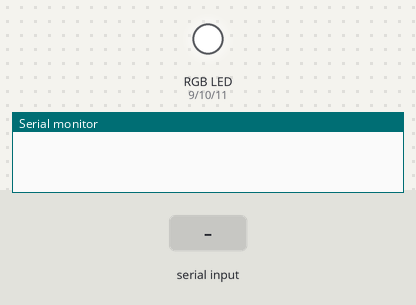
Recording of a sketch running on a simulated Arduino Uno, built with avr-gcc and run on an emulated ATmega328P. Shown: an RGB LED mixed from three pins (HIGH = lit), the last lines printed to the serial monitor. The test bench sets the inputs (shaded band).

Above: at 1.2 s.
1.3 s: "*chameleon" received over Serial
7.3 s: "*green" received over Serial
At 9.5 s:
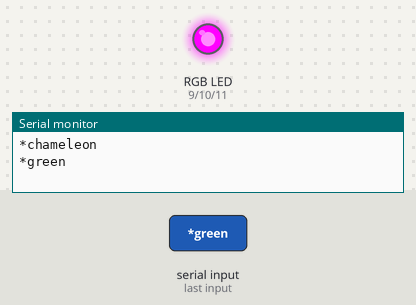
10.3 s: "*blue" received over Serial
At 11.3 s:
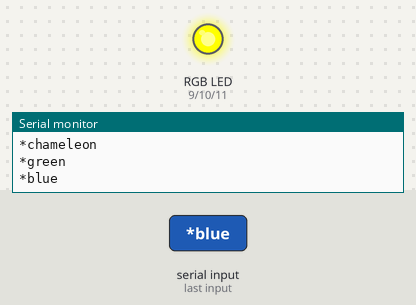
11.8 s: "*white" received over Serial
At 12.8 s:
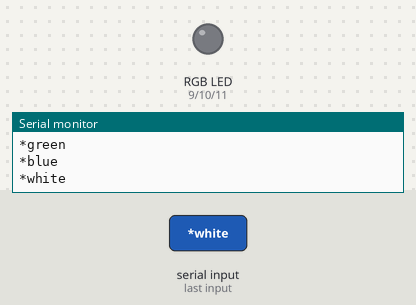
13.3 s: "*good night" received over Serial
At 14.6 s:
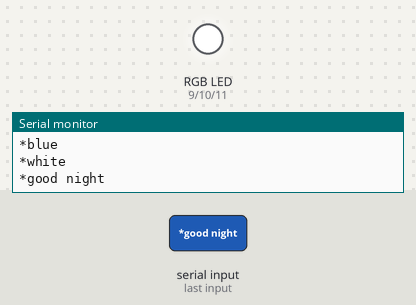
14.9 s: "*chameleon" received over Serial
At 18.15 s:
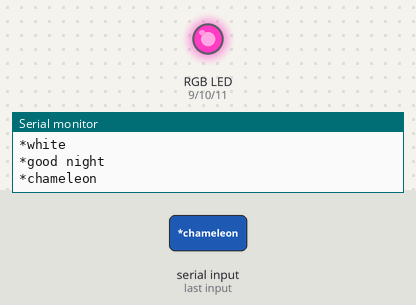
Timing chart, 0 to 18.9 s (numbered marks = the images above; inputs shaded):
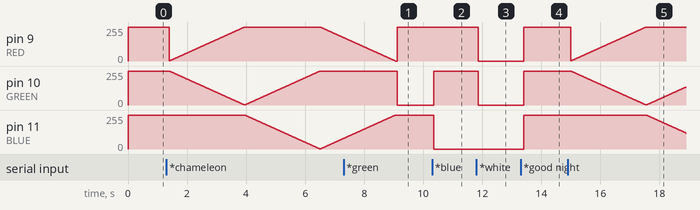

Measured:
- after the input at 7.3 s, pin 10 (GREEN): 255/255 → 0/255 after 1.8 s
- after the input at 10.3 s, pin 10 (GREEN): 0/255 → 255/255 after 0.05 s; pin 11 (BLUE): 255/255 → 0/255 after 0.05 s
- after the input at 11.8 s, pin 9 (RED), pin 10 (GREEN): 255/255 → 0/255 after 0.06 s
- after the input at 13.3 s, pin 9 (RED), pin 10 (GREEN), pin 11 (BLUE): 0/255 → 255/255 after 0.11 s
- after the input at 14.9 s, pin 11 (BLUE): moves from 255/255 to 120/255 over 1.3 s, starting after 2.7 s

The sketch:

voice_command.ino
```cpp
 String voice;
#define GREEN 10
#define BLUE 11
#define RED 9

void setup()
{                                            // put your setup code here, to run once:
  Serial.begin(9600);
   pinMode(GREEN, OUTPUT);
  pinMode(BLUE, OUTPUT);
  pinMode(RED, OUTPUT);
   analogWrite(RED,255);
   analogWrite(GREEN,255);                    // Since LED must be off in the beginning
   analogWrite(BLUE,255);
}

  int redVal;
  int greenVal;
  int blueVal;


void loop() {

  while (Serial.available())   //Check if there is an available byte to read
  {
  delay(10);                   //Delay added to make thing stable
  char c = Serial.read();      //Conduct a serial read
  if (c == '#') {break;}       //Exit the loop when the # is detected after the word
  voice += c;                  //Shorthand for voice = voice + c
  }

  if (voice.length() > 0) {
    Serial.println(voice);
  //----------Control Multiple Pins/ LEDs----------//
   if(voice == "*red")//                                FOR RED COLOUR OF THE LED
     {
     analogWrite(RED,0);
     analogWrite(GREEN,255);
     analogWrite(BLUE,255);
     }
  else if(voice == "*green")//                              FOR GREEN COLOUR OF THE LED !
     {
    analogWrite(GREEN,0);
    analogWrite(RED,255);
    analogWrite(BLUE,255);
     }
  else if(voice == "*blue")//                                FOR BLUE COLOUR OF THE LED !
     {
    analogWrite(RED,255);
    analogWrite(BLUE,0);
    analogWrite(GREEN,255);
     }

  else if(voice == "*white")//                               FOR WHITE COLOUR OF THE LED !
     {
    analogWrite(RED,0);
    analogWrite(GREEN,0);
    analogWrite(BLUE,0);
     }
   else if(voice == "*good night")//                          FOR TURNING OFF LED !
     {
    analogWrite(RED,255);
    analogWrite(GREEN,255);
    analogWrite(BLUE,255);
     }
     else if(voice == "*chameleon") //                           FOR FADING/CHANGING COLOURS !
     {
     redVal = 255; // choose a value between 1 and 255 to change the color.
     blueVal = 0;
     greenVal = 0;
     for(int i = 0; i < 255; i += 1) // fades out of red and into full (i = 255) green
    {
    greenVal += 1;
    redVal -= 1;
    analogWrite(GREEN, 255 - greenVal);
    analogWrite(RED, 255 - redVal);
    delay(10);
  }

  redVal = 0;
  blueVal = 0;
  greenVal = 255;
  for(int i = 0; i < 255; i += 1)
  {
    blueVal += 1;
    greenVal -= 1;
    analogWrite(BLUE, 255 - blueVal);
    analogWrite(GREEN, 255 - greenVal);
    delay(10);
  }

  redVal = 0;
  blueVal = 255;
  greenVal = 0;
  for(int i = 0; i < 255; i += 1)
  {
    redVal += 1;
    blueVal -= 1;
    analogWrite(RED, 255 - redVal);
    analogWrite(BLUE, 255 - blueVal);
    delay(10);
  }
   }
voice="";                                                       //Reset the variable after initiating
}
}
```
